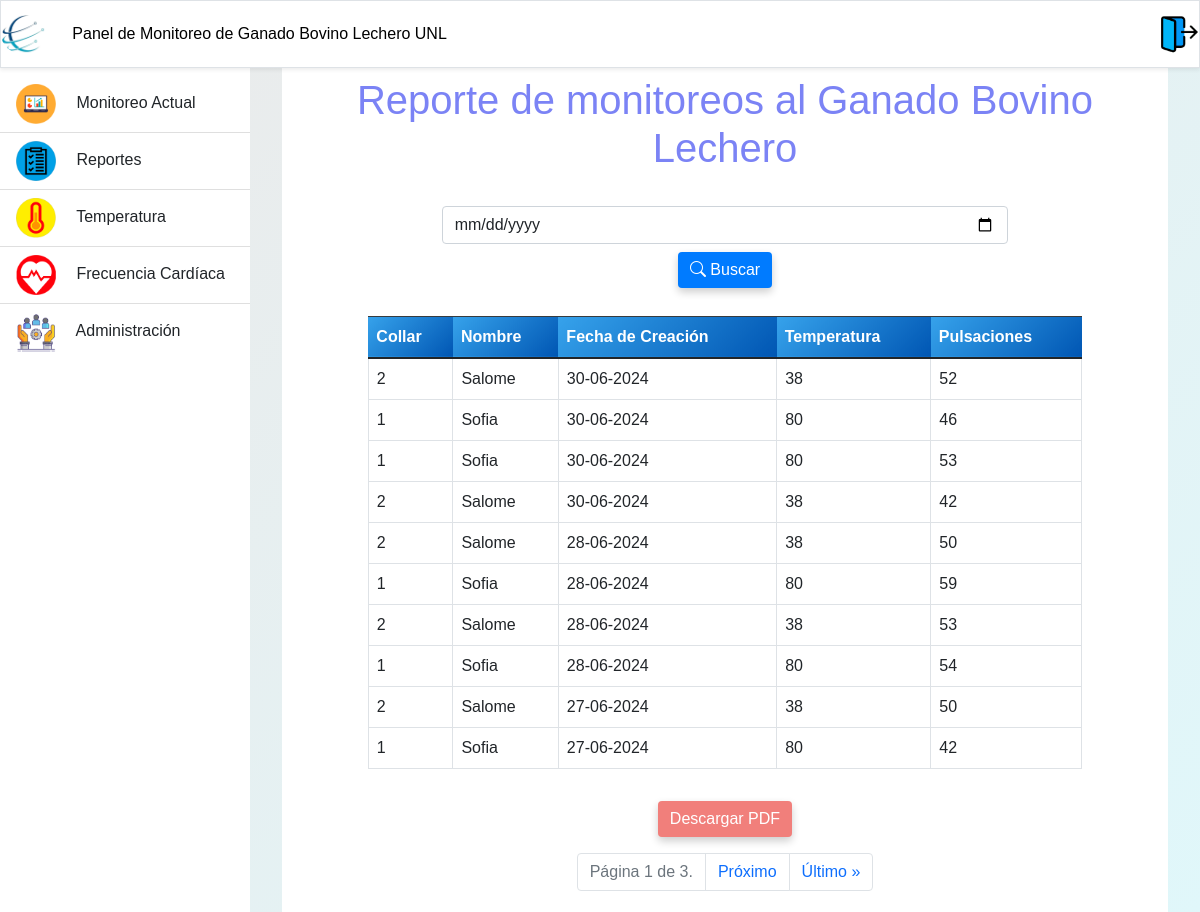
Page /reportes/ (signed in) on the committed database.
### temp_car/models.py (models this page shows, shortened)
class Lectura(models.Model):
    id_Lectura = models.AutoField(primary_key=True)
    id_Temperatura = models.ForeignKey(Temperatura, on_delete=models.CASCADE)
    id_Pulsaciones = models.ForeignKey(Pulsaciones, on_delete=models.CASCADE)
    fecha_lectura = models.DateField(default=getHours.getDate)
    hora_lectura = models.TimeField(default=getHours.getTime)
    id_Bovino = models.ForeignKey(Bovinos, on_delete=models.CASCADE)

class Bovinos(models.Model):
    id_Bovinos = models.AutoField(primary_key=True)
    idCollar = models.IntegerField(unique=True)
    macCollar = models.CharField(max_length=100, blank=True, null=True, unique=True)
    nombre = models.CharField(max_length=100)
    fecha_registro = models.DateField()

class Temperatura(models.Model):
    id_Temperatura = models.AutoField(primary_key=True)
    valor = models.IntegerField()

class Pulsaciones(models.Model):
    id_Pulsaciones = models.AutoField(primary_key=True)
    valor = models.IntegerField()

### temp_car/views.py (the view, shortened to what this page needs)
# urls.py: path('reportes/', reportes, name='reportes'),
@login_required
def reportes(request):
    page = request.GET.get('page', 1)
    fecha_busqueda = request.GET.get('fecha_busqueda')
    reportes_list = Lectura.objects.all().order_by('-fecha_lectura', '-hora_lectura')
    paginator = Paginator(reportes_list, 10)  # Muestra 10 elementos por página
    try:
        reportes = paginator.page(page)
    except PageNotAnInteger:
        reportes = paginator.page(1)
    except EmptyPage:
        reportes = paginator.page(paginator.num_pages)
    context = {
        'reportes': reportes,
        'fecha_busqueda': fecha_busqueda.strftime('%Y-%m-%d') if fecha_busqueda else '',
    }
    return render(request, 'appMonitor/dashboard/reports.html', context)

### temp_car/templates/appMonitor/dashboard/reports.html (shortened to what this page needs)
{% extends 'appMonitor/baseDashboard.html' %}
{% load static %}
{% load widget_tweaks %}
{% block content %}
<div class="container-sm h-100">
    <div class="row d-flex align-content-center justify-content-center h-100">
        <div class="col-md-12 rounded-2 py-4 bg-white">
            <div class="row">
                <div class="col-12">
                    <div class="titulo-amarillo">
                        <h1 class="text-center mb-4">
                            Reporte de monitoreos al Ganado Bovino Lechero
                        </h1>
                    </div>
                    <div class="row justify-content-center">
                        <div class="col-md-8">
                            <div id="formBusqueda" class="text-center">
                                <form method="get" action="">
                                    <input id="fecha" class="form-control mb-2" type="date" placeholder="Seleccionar fecha" name="fecha_busqueda" value="{{ fecha_busqueda }}">
                                    <button id="buscarBtn" class="btn btn-primary mb-2" type="submit">
                                        <i class="bi bi-search"></i> Buscar
                                    </button>
                                </form>
                            </div>
                        </div>
                    </div>
                    <div class="row justify-content-center">
                        <div class="col-md-10">
                            <div id="tablaContainer" class="table-responsive">
                                <table id="tablaReportes" class="table table-bordered table-hover">
                                    <thead class="table-dark">
                                        <tr>
                                            <th>Collar</th>
                                            <th>Nombre</th>
                                            <th>Fecha de Creación</th>
                                            <th>Temperatura</th>
                                            <th>Pulsaciones</th>
                                        </tr>
                                    </thead>
                                    <tbody>
                                        {% for reporte in reportes %}
                                        <tr>
                                            <td>{{ reporte.id_Bovino.idCollar }}</td>
                                            <td>{{ reporte.id_Bovino.nombre }}</td>
                                            <td>{{ reporte.fecha_lectura|date:"d-m-Y" }}</td>
                                            <td>{{ reporte.id_Temperatura.valor }}</td>
                                            <td>{{ reporte.id_Pulsaciones.valor }}</td>
                                        </tr>
                                        {% endfor %}
                                    </tbody>
                                </table>
                            </div>
                            <div class="text-center mt-3">
                                <a href="{% url 'generar_pdf' %}" class="btn btn-primary boton-descargar">
                                    Descargar PDF
                                </a>
                            </div>
                            <nav aria-label="Page navigation">
                                <ul class="pagination justify-content-center mt-3">
                                    <li class="page-item disabled">
                                        <span class="page-link">
                                            Página {{ reportes.number }} de {{ reportes.paginator.num_pages }}.
                                        </span>
                                    </li>
                                    {% if reportes.has_next %}
                                    <li class="page-item">
                                        <a class="page-link" href="?page={{ reportes.next_page_number }}">Próximo</a>
                                    </li>
                                    <li class="page-item">
                                        <a class="page-link" href="?page={{ reportes.paginator.num_pages }}">Último &raquo;</a>
                                    </li>
                                    {% endif %}
                                </ul>
                            </nav>
                        </div>
                    </div>
                </div>
            </div>
        </div>
    </div>
</div>
{% endblock %}

### temp_car/templates/appMonitor/dashboard/reports.html (style rules this page uses)
body { background: linear-gradient(135deg, #ebeaea, #e0f7fa); margin: 0; font-family: 'Arial', sans-serif; }
.table-responsive { margin-top: 20px; overflow-x: auto; }
.table thead th { background: linear-gradient(135deg, #36a2eb, #0056b3); color: #ffffff; border: none; }
.table tbody td { background: #ffffff; color: #212529; border: 1px solid #dee2e6; }
.rounded-2 { border-radius: 12px; }
.py-4 { padding-top: 2rem; padding-bottom: 2rem; }
.bg-white { background-color: #ffffff; }
.titulo-amarillo h1 { color: #7b83f5; padding: 10px; }
.btn-primary { background-color: #007bff; border: none; box-shadow: 0 4px 8px rgba(0, 0, 0, 0.2); transition: background 0.3s ease, box-shadow 0.3s ease; }
.boton-descargar { background-color: #f17f7b; border: none; transition: background 0.3s ease, box-shadow 0.3s ease; }
.pagination { margin-top: 20px; }
.page-link { transition: background 0.3s ease, color 0.3s ease; }

### temp_car/templates/appMonitor/baseDashboard.html (style rules this page uses)
body { display: flex; flex-direction: column; height: 100vh; }

### rows in the picture
Lectura: id_Bovino.idCollar "2", id_Bovino.nombre "Salome", fecha_lectura "30-06-2024", id_Temperatura.valor "38", id_Pulsaciones.valor "52"
Lectura: id_Bovino.idCollar "1", id_Bovino.nombre "Sofia", fecha_lectura "30-06-2024", id_Temperatura.valor "80", id_Pulsaciones.valor "46"
Lectura: id_Bovino.idCollar "1", id_Bovino.nombre "Sofia", fecha_lectura "30-06-2024", id_Temperatura.valor "80", id_Pulsaciones.valor "53"
Lectura: id_Bovino.idCollar "2", id_Bovino.nombre "Salome", fecha_lectura "30-06-2024", id_Temperatura.valor "38", id_Pulsaciones.valor "42"
Lectura: id_Bovino.idCollar "2", id_Bovino.nombre "Salome", fecha_lectura "28-06-2024", id_Temperatura.valor "38", id_Pulsaciones.valor "50"
Lectura: id_Bovino.idCollar "1", id_Bovino.nombre "Sofia", fecha_lectura "28-06-2024", id_Temperatura.valor "80", id_Pulsaciones.valor "59"
Lectura: id_Bovino.idCollar "2", id_Bovino.nombre "Salome", fecha_lectura "28-06-2024", id_Temperatura.valor "38", id_Pulsaciones.valor "53"
Lectura: id_Bovino.idCollar "1", id_Bovino.nombre "Sofia", fecha_lectura "28-06-2024", id_Temperatura.valor "80", id_Pulsaciones.valor "54"
Lectura: id_Bovino.idCollar "2", id_Bovino.nombre "Salome", fecha_lectura "27-06-2024", id_Temperatura.valor "38", id_Pulsaciones.valor "50"
Lectura: id_Bovino.idCollar "1", id_Bovino.nombre "Sofia", fecha_lectura "27-06-2024", id_Temperatura.valor "80", id_Pulsaciones.valor "42"

### other values in the picture
{{ reportes.number }} "1"
{{ reportes.paginator.num_pages }} "3"
